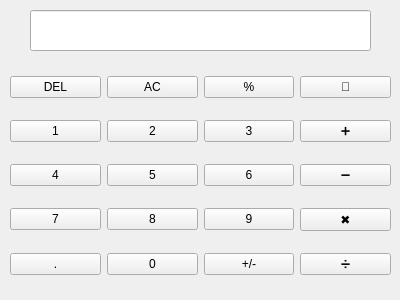
<?xml version="1.0" encoding="UTF-8"?>
<ui version="4.0">
 <class>mainwindow</class>
 <widget class="QWidget" name="mainwindow">
  <property name="geometry">
   <rect>
    <x>0</x>
    <y>0</y>
    <width>400</width>
    <height>300</height>
   </rect>
  </property>
  <property name="windowTitle">
   <string>mainwindow</string>
  </property>
  <widget class="QLineEdit" name="line_edit_display">
   <property name="geometry">
    <rect>
     <x>30</x>
     <y>10</y>
     <width>341</width>
     <height>41</height>
    </rect>
   </property>
  </widget>
  <widget class="QWidget" name="">
   <property name="geometry">
    <rect>
     <x>10</x>
     <y>60</y>
     <width>381</width>
     <height>231</height>
    </rect>
   </property>
   <layout class="QGridLayout" name="gridLayout">
    <item row="0" column="0">
     <widget class="QPushButton" name="button_backspace">
      <property name="text">
       <string>DEL</string>
      </property>
     </widget>
    </item>
    <item row="0" column="1">
     <widget class="QPushButton" name="button_clean_all">
      <property name="text">
       <string>AC</string>
      </property>
     </widget>
    </item>
    <item row="0" column="2">
     <widget class="QPushButton" name="button_percent">
      <property name="text">
       <string>%</string>
      </property>
     </widget>
    </item>
    <item row="0" column="3">
     <widget class="QPushButton" name="button_equal">
      <property name="text">
       <string>🟰</string>
      </property>
     </widget>
    </item>
    <item row="1" column="0">
     <widget class="QPushButton" name="button_1">
      <property name="text">
       <string>1</string>
      </property>
     </widget>
    </item>
    <item row="1" column="1">
     <widget class="QPushButton" name="button_2">
      <property name="text">
       <string>2</string>
      </property>
     </widget>
    </item>
    <item row="1" column="2">
     <widget class="QPushButton" name="button_3">
      <property name="text">
       <string>3</string>
      </property>
     </widget>
    </item>
    <item row="1" column="3">
     <widget class="QPushButton" name="button_add">
      <property name="text">
       <string>➕</string>
      </property>
     </widget>
    </item>
    <item row="2" column="0">
     <widget class="QPushButton" name="button_4">
      <property name="text">
       <string>4</string>
      </property>
     </widget>
    </item>
    <item row="2" column="1">
     <widget class="QPushButton" name="button_5">
      <property name="text">
       <string>5</string>
      </property>
     </widget>
    </item>
    <item row="2" column="2">
     <widget class="QPushButton" name="button_6">
      <property name="text">
       <string>6</string>
      </property>
     </widget>
    </item>
    <item row="2" column="3">
     <widget class="QPushButton" name="button_sub">
      <property name="text">
       <string>➖</string>
      </property>
     </widget>
    </item>
    <item row="3" column="0">
     <widget class="QPushButton" name="button_7">
      <property name="text">
       <string>7</string>
      </property>
     </widget>
    </item>
    <item row="3" column="1">
     <widget class="QPushButton" name="button_8">
      <property name="text">
       <string>8</string>
      </property>
     </widget>
    </item>
    <item row="3" column="2">
     <widget class="QPushButton" name="button_9">
      <property name="text">
       <string>9</string>
      </property>
     </widget>
    </item>
    <item row="3" column="3">
     <widget class="QPushButton" name="button_mul">
      <property name="text">
       <string>✖️</string>
      </property>
     </widget>
    </item>
    <item row="4" column="0">
     <widget class="QPushButton" name="button_dot">
      <property name="text">
       <string>.</string>
      </property>
     </widget>
    </item>
    <item row="4" column="1">
     <widget class="QPushButton" name="button_0">
      <property name="text">
       <string>0</string>
      </property>
     </widget>
    </item>
    <item row="4" column="2">
     <widget class="QPushButton" name="button_sign">
      <property name="text">
       <string>+/-</string>
      </property>
     </widget>
    </item>
    <item row="4" column="3">
     <widget class="QPushButton" name="button_div">
      <property name="text">
       <string>➗</string>
      </property>
     </widget>
    </item>
   </layout>
  </widget>
 </widget>
 <resources/>
 <connections/>
</ui>
